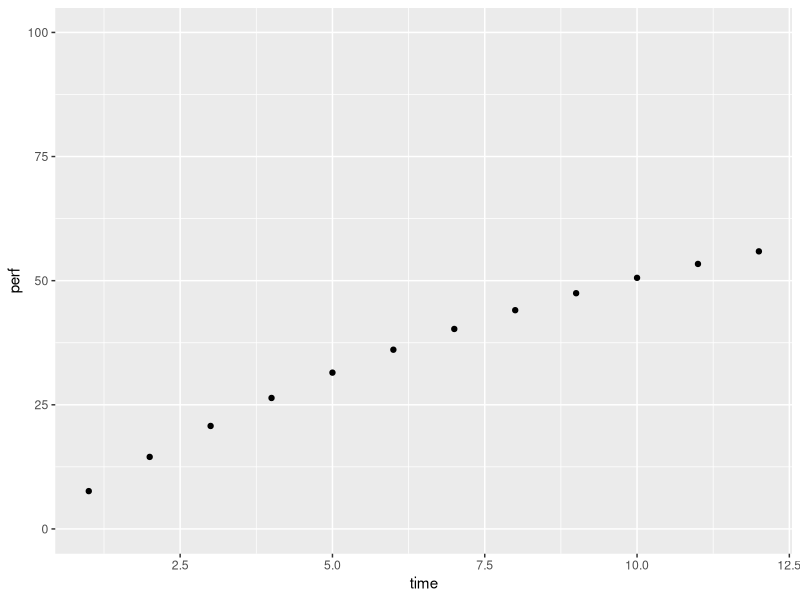
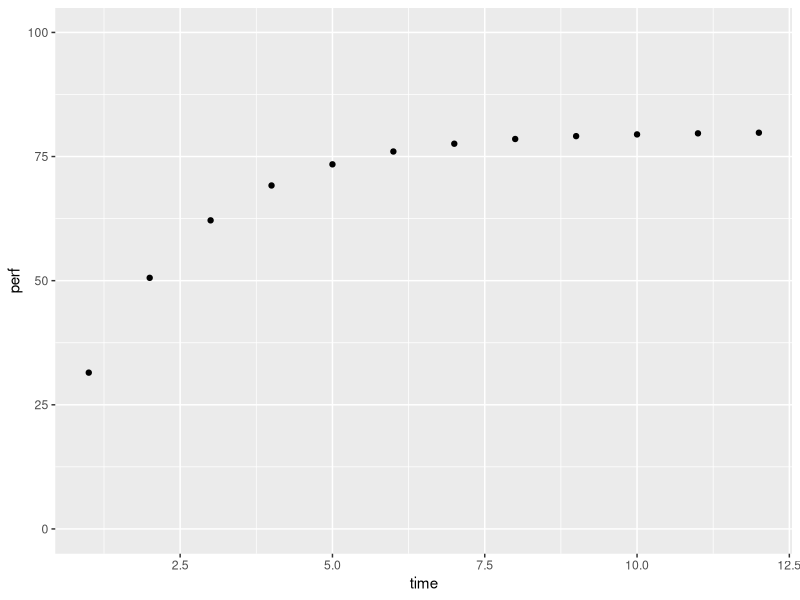
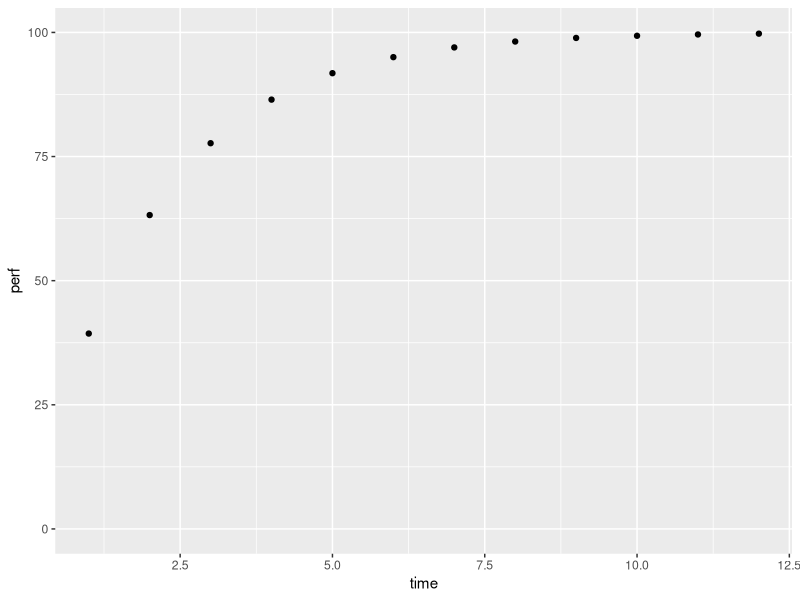
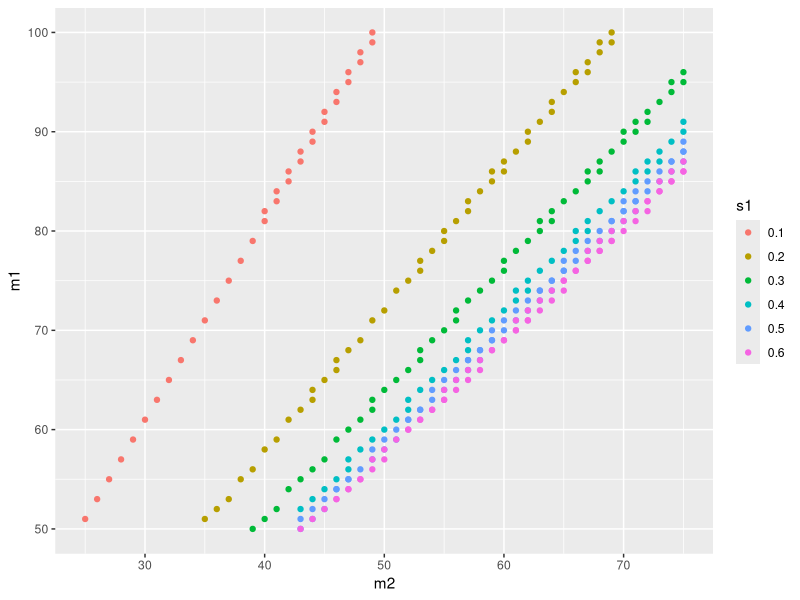
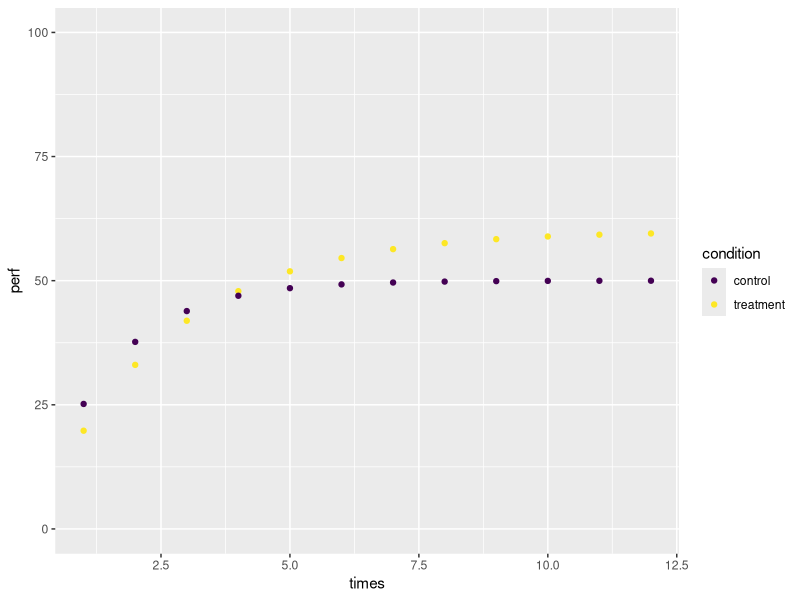
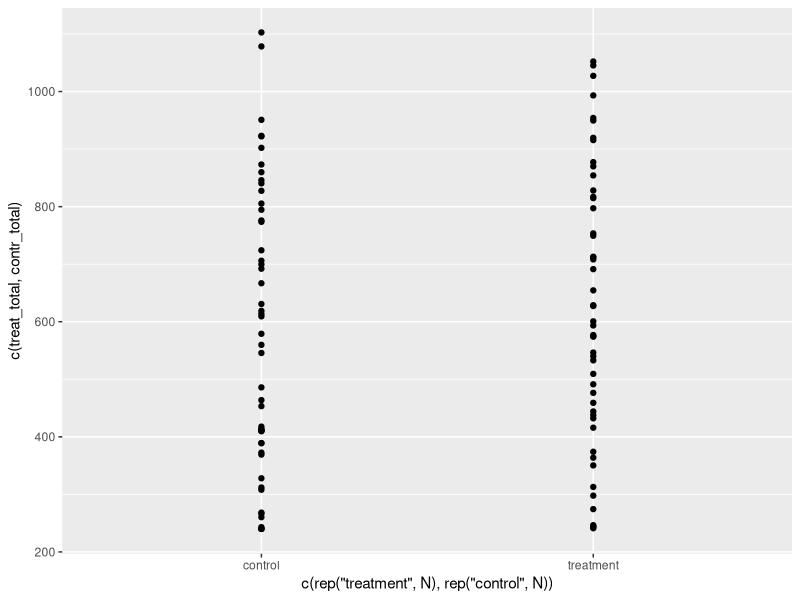
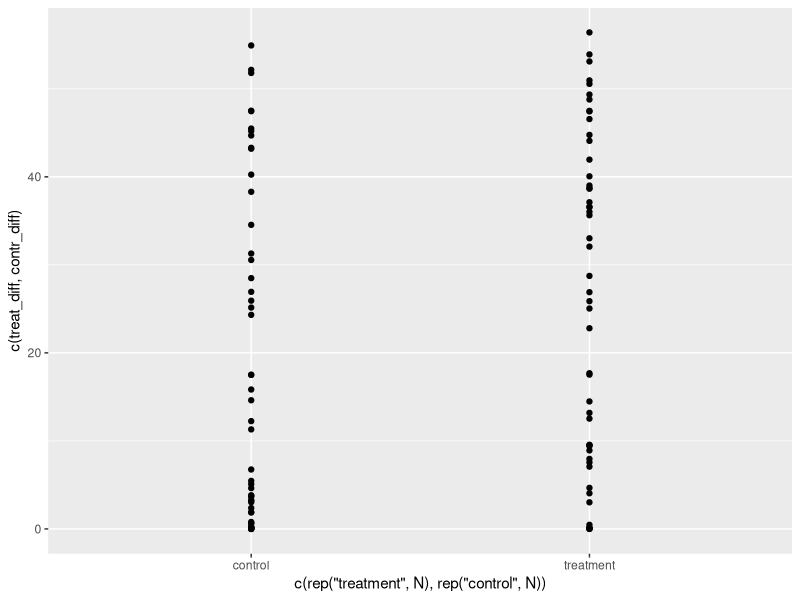
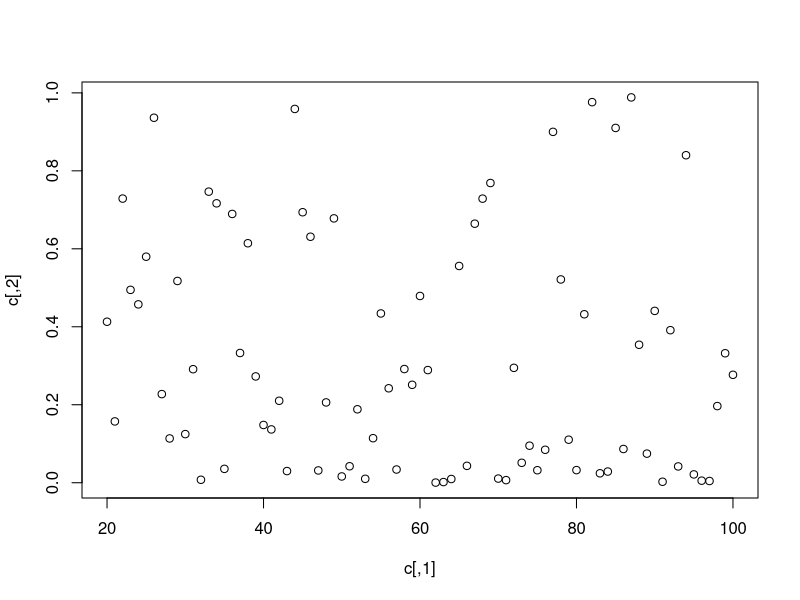

Recreate these plots in R, in order. (Note: this script raises an error after producing the figures.)
## ---- chunk 1
calc_perf <- function(max = 100, speed = 1, time = 1:12){
  performance = max * (1 - exp(-time * speed))
}
calc_time <- function(max = 100, speed = 1, performance = 50){
  time = - (log ((max - performance)/max))/speed 
}
## ---- chunk 2
suppressMessages(library(tidyverse))
library(cowplot)
library(viridis)
library(kableExtra)
time <- 1:12
perf <-  calc_perf(max = 80, speed = 0.1, time = time)
qplot(y = perf, x = time, ylim = c(0, 100))
perf <- calc_perf(max = 80, speed = 0.5, time = time)
qplot(y = perf, x = time, ylim = c(0, 100))
perf <- calc_perf(max = 100, speed = 0.5, time = time)
qplot(y = perf, x = time, ylim = c(0, 100))
## ---- chunk 3
t <- c(1:12)
an_array <- array(NA,c(100,10,12))

for(s in seq(0.1,1,0.1)){
  for(m in 1:100){
    an_array[m,s*10,] <- calc_perf(max = m,speed = s,time = t)
  }
}
matrix2 <- matrix(NA,1000,6)
i=0
for(s1 in seq(0.1,1,0.1)){
    for(m1 in 50:100){
        for(s2 in seq(0.1,1,0.1)){
            for(m2 in 25:75){
                ratio <- (mean(an_array[m1,s1*10,10:12]) - 
                            mean(an_array[m1, s1*10, 1:3])) / 
                         (mean(an_array[m2,s2*10,10:12]) -
                           mean(an_array[m2,s2*10,1:3]))
                tot_perf <- sum(an_array[m1,s1*10,1:12]) / 
                             sum(an_array[m2,s2*10,1:12]) - 1
                if (1.8 < ratio & ratio < 2.2 & 0.08< tot_perf & tot_perf<0.1){
                    i=i+1
                    matrix2[i,] <- c(m1,s1,m2,s2,ratio,tot_perf)
                }
            }
        }
    }
}
matrix2 <- matrix2[1:i,]
## ---- chunk 4
colnames(matrix2) <- c("m1", "s1", "m2", "s2", "diff", "total")
good_params <- as_tibble(matrix2) 
good_params$s1 <- as.factor(good_params$s1) ## I changed the graph color by groups (factor)
qplot(y = m1, x = m2, data = good_params, color = s1)
## ---- chunk 5
filter(good_params, m2 == 50)
## ---- chunk 6
calc_outcomes = function(m1, m2, s1, s2, time){
  n <- length(time)
  perf1 <- calc_perf(max = m1, speed = s1, time = time)  
  perf2 <- calc_perf(max = m2, speed = s2, time = time)
  total <- sum(perf1)/sum(perf2) - 1
  diff <- (mean(perf1[(n-2):n]) - mean(perf1[1:3])) / (
     mean(perf2[(n-2):n]) - mean(perf2[1:3]))
  return(cbind(m1 = m1, s1 = s1, m2 = m2, s2 = s2, 
               total = total, diff = diff))  ## created a column-binding matrix
}
calc_outcomes(60, 50, 0.4, 0.7, time)
perf <- calc_perf(max = 60, speed = 0.4, time = time)
perf <- c(perf, calc_perf(max = 50, speed = 0.7, time = time))
times <- rep(time, 2)          
condition <- c(rep("treatment", length(time)), 
               rep("control", length(time)))
##run calc_perf with identified params,then combine params in two groups.Time is the trigger to combine them. Given that we have the perf for the first 12 times and the perf for the second 12 times, we need to replicate the time by 2. Use rep fuction to assign relative perf to each group which are named treatment and control. 
qplot(y = perf, x = times, colour = condition, ylim = c(0, 100))+
  scale_color_viridis(discrete = TRUE) 
##why we need this scale_color_viridis?
# SM: Because I am colorblind and the green-red scheme in 
# ggplot is difficult on my eyes.
## ---- chunk 7
calc_t20 <- function(M, S){-log(1 - 20/M) / S}
t20 <- calc_t20(60, .4)
calc_S <- function(M, t20){-log(1 - 20/M) / t20}
S <- calc_S(60, t20)
t20_1 <- calc_t20(60, .4)
t20_2 <- calc_t20(50, .7)
cat(t20_1, t20_2)
## ---- chunk 8
calc_diff <- function(x){
  n <- length(x)
  mean(x[(n-2):n]) - mean(x[1:3])
}
N <- 50
treatM <- 80 * rbeta(N, .5, .5) + 20
treatt20 <- exp(rnorm(N, -.2, sqrt(2 * (log(1) + .2)))) ##?##
treatS <- calc_S(treatM, treatt20)
treat_data <- t(mapply(calc_perf, treatM, treatS))
treat_total <- apply(treat_data, 1, sum)
treat_diff <- apply(treat_data, 1, calc_diff)

contrM <- 80 * rbeta(N,  3/8, 5/8) + 20
contrt20 <- exp(rnorm(N, -0.5, sqrt(2 * (log(0.7) + .5))))##?##
contrS <- calc_S(contrM,contrt20)
contr_data <- t(mapply(calc_perf, contrM, contrS))
contr_total <- apply(contr_data, 1, sum)
contr_diff <- apply(contr_data, 1, calc_diff)

qplot(y = c(treat_total, contr_total),
      x = c(rep("treatment", N), rep("control", N)))
t.test(treat_total, contr_total)
qplot(y = c(treat_diff, contr_diff),
      x = c(rep("treatment", N), rep("control", N)))
t.test(treat_diff, contr_diff)
## ---- chunk 9
c <- matrix(NA,81,2)
for (N in 20:100) {
treatM <- 80 * rbeta(N, .5, .5) + 20
treatt20 <- exp(rnorm(N, -.2, sqrt(2 * (log(1) + .2)))) ##?##
treatS <- calc_S(treatM, treatt20)
treat_data <- t(mapply(calc_perf, treatM, treatS))
treat_total <- apply(treat_data, 1, sum)
treat_diff <- apply(treat_data, 1, calc_diff)
 
contrM <- 80 * rbeta(N,  3/8, 5/8) + 20
contrt20 <- exp(rnorm(N, -0.5, sqrt(2 * (log(0.7) + .5))))##?##
contrS <- calc_S(contrM,contrt20)
contr_data <- t(mapply(calc_perf, contrM, contrS))
contr_total <- apply(contr_data, 1, sum)
contr_diff <- apply(contr_data, 1, calc_diff)
t <- t.test(treat_total, contr_total)
c[N-19,] <- cbind(N,t$p.value)
}
plot(c)
## ---- chunk 10
c <- matrix(NA,481,2)
for (N in 20:500) {
   treatM <- 80 * rbeta(N, .5, .5) + 20
   treatt20 <- exp(rnorm(N, -.2, sqrt(2 * (log(1) + .2)))) ##?##
   treatS <- calc_S(treatM, treatt20)
   treat_data <- t(mapply(calc_perf, treatM, treatS))
   treat_total <- apply(treat_data, 1, sum)
   treat_diff <- apply(treat_data, 1, calc_diff)
   contrM <- 80 * rbeta(N,  3/8, 5/8) + 20
   contrt20 <- exp(rnorm(N, -0.5, sqrt(2 * (log(0.7) + .5))))##?##
   contrS <- calc_S(contrM,contrt20)
   contr_data <- t(mapply(calc_perf, contrM, contrS))
   contr_total <- apply(contr_data, 1, sum)
   contr_diff <- apply(contr_data, 1, calc_diff)
   t <- t.test(treat_total, contr_total)
   c[N-19,] <- cbind(N,t$p.value)
}

plot(c)
## ---- chunk 11
alpha = seq(0, 4, length.out = 21)
round(sqrt((4 * alpha - alpha^2) / (16 * 5)), 2)
## ---- chunk 12
fixed_sd = 1
trial20 = seq(0.20, 20, .2)
mu = log(sqrt(trial20^4 / (4 + trial20^2)))
sigma2 = 2*(log(trial20) - mu)
## ---- chunk 13
calc_diff <- function(x, t0 = 1, t1 = 3, t2 = 10, t3 = 12){
  n <- length(x)
  mean(x[t2:t3]) - mean(x[t0:t1])
}

run_study <- function(N = 20, tM = 60, cM = 50, 
                  tS = .4, cS = .7, delay_treat = 7,
                  fixed_sd = 1, beta_curve = 2,
                  noise = FALSE, noise_param = 5){
  talpha <- beta_curve * (tM - 20)/80; 
  calpha <- beta_curve * (cM - 20)/80
  treatM <- 80 * rbeta(N, talpha, beta_curve - talpha) + 20
  contrM <- 80 * rbeta(N, calpha, beta_curve - calpha) + 20
  delayM1 <- 80 * rbeta(N, calpha, beta_curve - calpha) + 20
  delayM2 <- pmin(100, delayM1 - cM + tM) # treatment
  
  tt20 <- calc_t20(tM, tS); ct20 <- calc_t20(cM, cS)
  tmu <- log(sqrt(tt20^4 / (fixed_sd^2 + tt20^2)))
  cmu <- log(sqrt(ct20^4 / (fixed_sd^2 + ct20^2)))
  treatt20 <- exp(rnorm(N, tmu, sqrt(2 * (log(tt20) - tmu))))
  contrt20 <- exp(rnorm(N, cmu, sqrt(2 * (log(ct20) - cmu))))
  delayt201 <- exp(rnorm(N, cmu, sqrt(2 * (log(ct20) - cmu))))
  delayt202 <- contrt20 - ct20 + tt20 # treatment
  treatS <- calc_S(treatM, treatt20)
  contrS <- calc_S(contrM, contrt20)
  delayS1 <- calc_S(delayM1, delayt201)
  delayS2 <- calc_S(delayM2, delayt202)
  
  treat_data <- t(mapply(calc_perf, treatM, treatS))
  contr_data <- t(mapply(calc_perf, contrM, contrS))
  treat_delay_data1 <- t(mapply(calc_perf, delayM1, delayS1, 
                               list(1:(delay_treat - 1))))
  delay_eq_time <- calc_time(delayM2, delayS2, 
                             treat_delay_data1[, (delay_treat - 1)])
  delay_time2 <- lapply(delay_eq_time, 
    function(x){(x + 1) : (x + 1 + (12 - delay_treat))})
  treat_delay_data2 <- t(mapply(calc_perf, delayM2, delayS2, 
                                delay_time2))
  if (noise){
    add_noise <- function(x) rbinom(1, noise_param, x/100)
    contr_data <- apply(contr_data, 1:2, add_noise)
    treat_data <- apply(treat_data, 1:2, add_noise)
    treat_delay_data1 <- apply(treat_delay_data1, 1:2, add_noise)
    treat_delay_data2 <- apply(treat_delay_data2, 1:2, add_noise)
  }
  
  return(list(
    control = contr_data, treatment = treat_data,
    delay = cbind(treat_delay_data1, treat_delay_data2),
    delay_treat = delay_treat))
}
st <- run_study(N = 20, fixed_sd = 1, beta_curve = 1, noise = T)

analyse_study <- function(data){
  t1 <- data$delay_treat - 1; t2 <- data$delay_treat
  calc_diff_delay <- function(x){calc_diff(x, t1 = t1, t2 = t2)}
  calc_diff_delay2 <- function(x){calc_diff(x, t1 = t1, 
                                            t2 = t2, t3 = 8)}
  treat_total <- apply(data$treatment, 1, sum)
  treat_diff <- apply(data$treatment, 1, calc_diff)
  contr_total <- apply(data$control, 1, sum)
  contr_diff <- apply(data$control, 1, calc_diff)
  contr_diff_delay <- apply(data$control, 1, calc_diff_delay)
  contr_diff_delay2 <- apply(data$control, 1, calc_diff_delay)
  delay_diff <- apply(data$delay, 1, calc_diff_delay)
  delay_diff2 <- apply(data$delay, 1, calc_diff_delay2)
  ttest_total <- t.test(treat_total, contr_total)
  ttest_diff <- t.test(treat_diff, contr_diff)
  ttest_diff_delay <- t.test(delay_diff, contr_diff_delay)
  ttest_diff_delay2 <- t.test(delay_diff2, contr_diff_delay2)
  return(list(ttest_total = ttest_total, 
              ttest_diff = ttest_diff,
              ttest_diff_delay = ttest_diff_delay,
              ttest_diff_delay2 = ttest_diff_delay2))
}

an <- analyse_study(st)
an$ttest_diff_delay2$statistic
## ---- chunk 14
nsim <- 500
run_sim <- function(...){
  st <- run_study(...) 
  an <- analyse_study(st)
  return(cbind(difft = an$ttest_diff$statistic,
               diffp = an$ttest_diff$p.value,
               totalt = an$ttest_total$statistic,
               totalp = an$ttest_total$p.value,
               delayt = an$ttest_diff_delay$statistic,
               delayp = an$ttest_diff_delay$p.value,
               delay2t = an$ttest_diff_delay2$statistic,
               delay2p = an$ttest_diff_delay2$p.value))
}
simulation <- t(drop(replicate(nsim, run_sim(
  N = 50, beta_curve = 2, delay_treat = 5, fixed_sd = 1,
  noise = TRUE, noise_param = 5))))
sim_data <- as_tibble(simulation)
xlims = c(-3,12)
diffplot <- qplot(sim_data$difft, bins = nsim/20, xlim = xlims)
totalplot <- qplot(sim_data$totalt, bins = nsim/20, xlim = xlims)
delayplot <- qplot(sim_data$delayt, bins = nsim/20, xlim = xlims)
delay2plot <- qplot(sim_data$delay2t, bins = nsim/20, xlim = xlims)
plot_grid(totalplot, diffplot, delayplot, delay2plot, ncol = 1)
power <- function(x, q){
  mean(I(x < q))
}
select(sim_data, ends_with("p")) %>%
  gather(key = "test", value = "p") %>%
  group_by(test) %>%
  summarise_all(list(power001 = function(x){power(x, 0.001)},
                     power010 = function(x){power(x, 0.01)},
                     power050 = function(x){power(x, 0.05)}))
## ---- chunk 15
Ns <- c(20, 30, 40, 50)
simulation <- vector("list", length = length(N))
for (i in 1:length(Ns)){
  simulation[[i]] <- t(drop(replicate(nsim, run_sim(
    N = Ns[i], beta_curve = 2, fixed_sd = .5, noise = TRUE,
    noise_param = 20, delay_treat = 7))))
}
for (i in 1:length(simulation)){
  sim_data = as_tibble(simulation[[i]])
  select(sim_data, ends_with("p")) %>%
    gather(key = "test", value = "p") %>%
    group_by(test) %>%
    summarise_all(list(power001 = function(x){power(x, 0.001)},
                       power010 = function(x){power(x, 0.01)},
                       power050 = function(x){power(x, 0.05)})) %>%
    print(kable(booktabs = TRUE))
}
## ---- chunk 16
Ns <- c(20, 30, 40, 50)
simulation <- vector("list", length = length(N))
for (i in 1:length(Ns)){
  simulation[[i]] <- t(drop(replicate(nsim, run_sim(
    N = Ns[i], beta_curve = 2, fixed_sd = .5, noise = TRUE,
    noise_param = 20, delay_treat = 4))))
}
for (i in 1:length(simulation)){
  sim_data = as_tibble(simulation[[i]])
  select(sim_data, ends_with("p")) %>%
    gather(key = "test", value = "p") %>%
    group_by(test) %>%
    summarise_all(list(power001 = function(x){power(x, 0.001)},
                       power010 = function(x){power(x, 0.01)},
                       power050 = function(x){power(x, 0.05)})) %>%
    print(kable(booktabs = TRUE))
}
## ---- chunk 17
Ns <- c(20, 30, 40, 50)
simulation <- vector("list", length = length(N))
for (i in 1:length(Ns)){
  simulation[[i]] <- t(drop(replicate(nsim, run_sim(
    N = Ns[i], beta_curve = 1, fixed_sd = 2, noise = TRUE,
    noise_param = 5, delay_treat = 7))))
}
for (i in 1:length(simulation)){
  sim_data = as_tibble(simulation[[i]])
  select(sim_data, ends_with("p")) %>%
    gather(key = "test", value = "p") %>%
    group_by(test) %>%
    summarise_all(list(power001 = function(x){power(x, 0.001)},
                       power010 = function(x){power(x, 0.01)},
                       power050 = function(x){power(x, 0.05)})) %>%
    print(kable(booktabs = TRUE))
}
## ---- chunk 18
Ns <- c(20, 30, 40, 50)
simulation <- vector("list", length = length(N))
for (i in 1:length(Ns)){
  simulation[[i]] <- t(drop(replicate(nsim, run_sim(
    N = Ns[i], beta_curve = 8, fixed_sd = .25, noise = TRUE,
    noise_param = 50, delay_treat = 7))))
}
for (i in 1:length(simulation)){
  sim_data = as_tibble(simulation[[i]])
  select(sim_data, ends_with("p")) %>%
    gather(key = "test", value = "p") %>%
    group_by(test) %>%
    summarise_all(list(power001 = function(x){power(x, 0.001)},
                       power010 = function(x){power(x, 0.01)},
                       power050 = function(x){power(x, 0.05)})) %>%
    print(kable(booktabs = TRUE))
}
## ---- chunk 19
Ns <- c(20, 30, 40, 50)
simulation <- vector("list", length = length(N))
for (i in 1:length(Ns)){
  simulation[[i]] <- t(drop(replicate(nsim, run_sim(
    N = Ns[i], beta_curve = 2, fixed_sd = .5, noise = FALSE,
    delay_treat = 7))))
}
for (i in 1:length(simulation)){
  sim_data = as_tibble(simulation[[i]])
  select(sim_data, ends_with("p")) %>%
    gather(key = "test", value = "p") %>%
    group_by(test) %>%
    summarise_all(list(power001 = function(x){power(x, 0.001)},
                       power010 = function(x){power(x, 0.01)},
                       power050 = function(x){power(x, 0.05)})) %>%
    print(kable(booktabs = TRUE))
}
